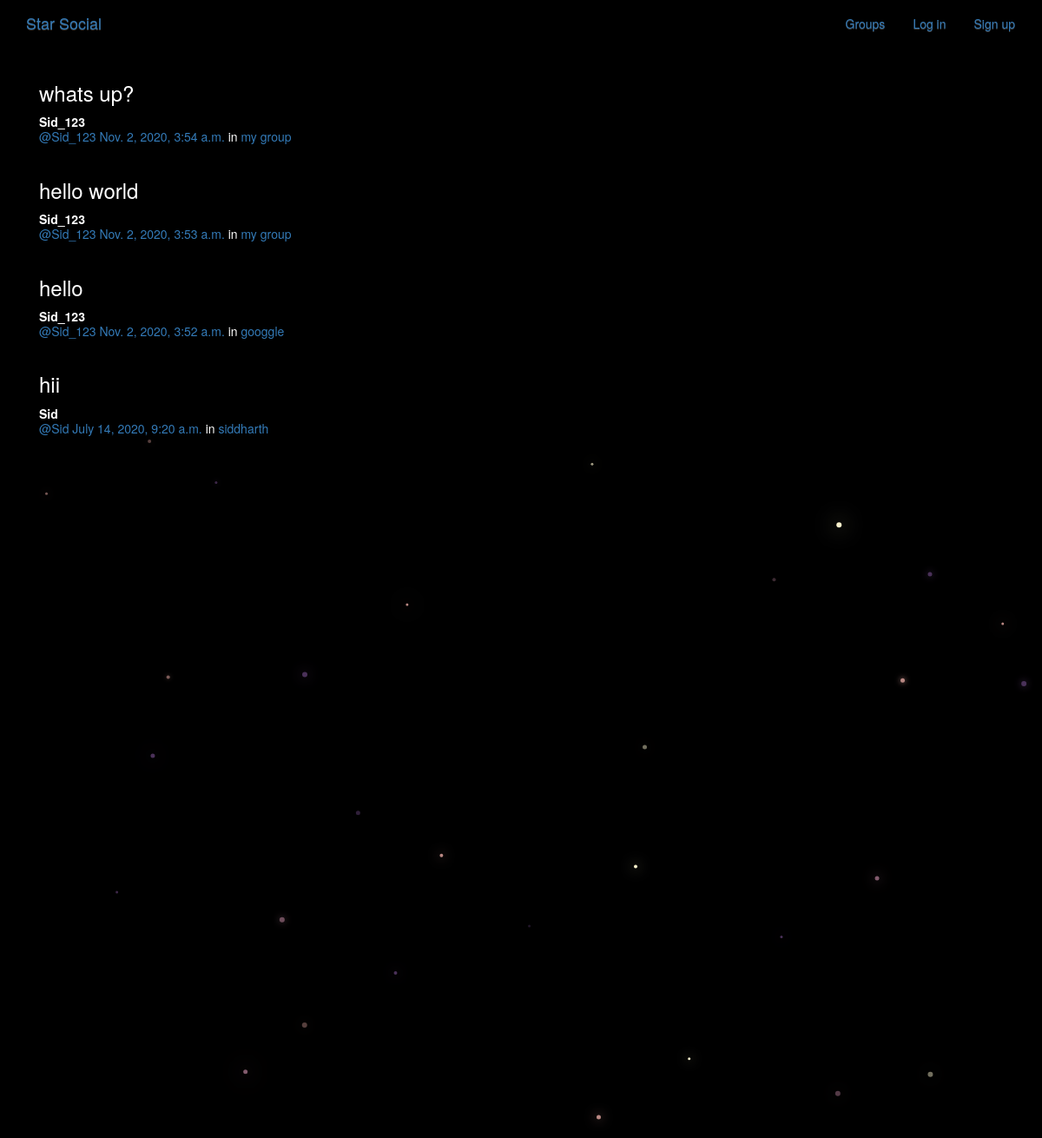
/posts/, run on the app's committed database.
### posts/models.py (models this page shows, shortened)
class Post(models.Model):
    user=models.ForeignKey(User,related_name="posts",on_delete=models.CASCADE)
    created_at=models.DateTimeField(auto_now=True)
    message=models.TextField()
    message_html=models.TextField(editable=False)
    group=models.ForeignKey(Group,related_name='posts',null=True,blank='true',on_delete=models.CASCADE)
    class Meta:
        ordering=['-created_at']
        unique_together=['user','message']

### groups/models.py (models this page shows, shortened)
class Group(models.Model):
    name=models.CharField(max_length=255,unique=True)
    slug=models.SlugField(allow_unicode=True,unique=True)
    description=models.TextField(blank=True,default='')
    description_html=models.TextField(blank=True,default='',editable=False)
    members=models.ManyToManyField(User,through='GroupMember')
    class Meta:
        ordering=['name']

### posts/views.py (the view)
# urls.py: path('',views.PostList.as_view(),name='all'),
class PostList(SelectRelatedMixin,generic.ListView):
    model=models.Post
    select_related=['user','group']

### posts/templates/posts/post_list.html (shortened to what this page needs)
{% extends "posts/post_base.html" %}
{% block post_content %}
<div class="col-md-8">
	{% for post in post_list %}
  {% include "posts/_post.html" %}
	{% endfor %}
</div>
{% endblock %}

### posts/templates/posts/_post.html (shortened to what this page needs)
<div class="post media">
	<h3>{{ post.message_html|safe }}</h3>
	<div class="media-body">
		<strong>{{ post.user.username }}</strong>
		<h5 class="media-heading">
			<span class="username"><a href="{% url 'posts:for_user' username=post.user.username %}">@{{ post.user.username }}</a></span>
			<time class="time"><a href="{% url 'posts:single' username=post.user.username pk=post.pk %}">{{ post.created_at }}</a></time>
			{% if post.group %}
			<span class="group-name">in <a href="#">{{ post.group.name }}</a></span>
			{% endif %}
		</h5>
	</div>
</div>

### static/simplesocial/css/master.css (style rules this page uses)
body { margin: 0; overflow: hidden; background-color: black; color:white; }

### data on the page
Post: message_html "whats up?", user.username "Sid_123", created_at "Nov. 2, 2020, 3:54 a.m.", group.name "my group"
Post: message_html "hello world", user.username "Sid_123", created_at "Nov. 2, 2020, 3:53 a.m.", group.name "my group"
Post: message_html "hello", user.username "Sid_123", created_at "Nov. 2, 2020, 3:52 a.m.", group.name "googgle"
Post: message_html "hii", user.username "Sid", created_at "July 14, 2020, 9:20 a.m.", group.name "siddharth"
